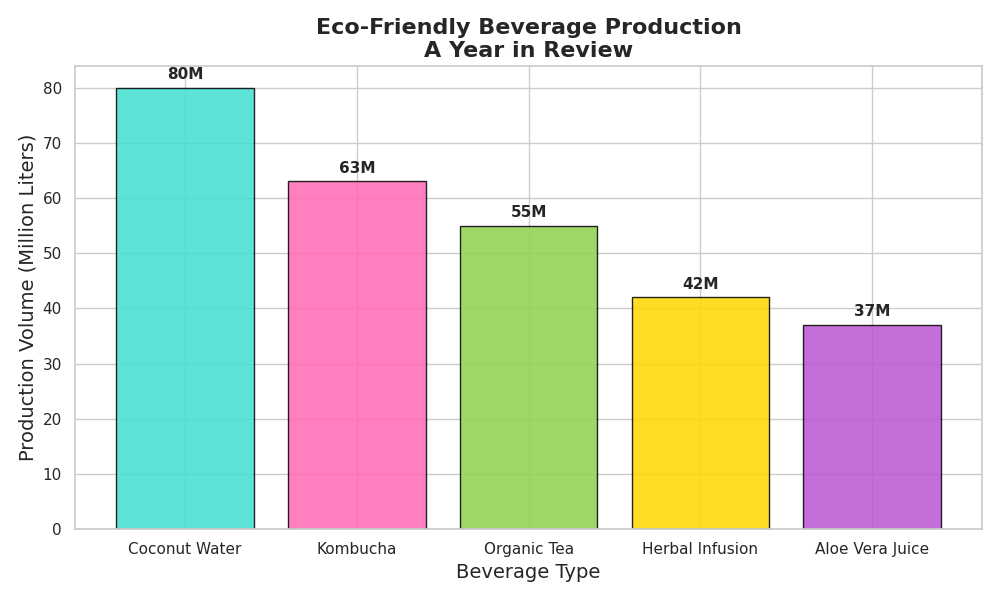

Recreate this plot in Python.
import matplotlib.pyplot as plt
import numpy as np

# Data for the eco-friendly beverage production
beverages = ['Organic Tea', 'Herbal Infusion', 'Kombucha', 'Coconut Water', 'Aloe Vera Juice']
production_volumes = [55, 42, 63, 80, 37]
colors = ['#8FD14F', '#FFD700', '#FF69B4', '#40E0D0', '#BA55D3']

# Sorting the data in descending order based on production volumes
sorted_indices = np.argsort(production_volumes)[::-1]
beverages = [beverages[i] for i in sorted_indices]
production_volumes = [production_volumes[i] for i in sorted_indices]
colors = [colors[i] for i in sorted_indices]

# Plotting the sorted bar chart
fig, ax = plt.subplots(figsize=(10, 6))
bars = ax.bar(beverages, production_volumes, color=colors, alpha=0.85, edgecolor='black')

# Adding data annotations on each bar
for bar, volume in zip(bars, production_volumes):
    yval = bar.get_height()
    ax.text(bar.get_x() + bar.get_width() / 2, yval + 1, f'{volume}M', ha='center', va='bottom', fontsize=11, fontweight='bold')

# Title and labels
ax.set_title("Eco-Friendly Beverage Production\nA Year in Review", fontsize=16, fontweight='bold')
ax.set_xlabel("Beverage Type", fontsize=14)
ax.set_ylabel("Production Volume (Million Liters)", fontsize=14)

# Automatically adjust layout to prevent overlapping
plt.tight_layout()

# Show the plot
plt.show()
